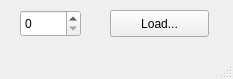
<?xml version="1.0" encoding="UTF-8"?>
<ui version="4.0">
 <class>Load</class>
 <widget class="QMainWindow" name="Load">
  <property name="geometry">
   <rect>
    <x>0</x>
    <y>0</y>
    <width>233</width>
    <height>79</height>
   </rect>
  </property>
  <property name="windowTitle">
   <string>MainWindow</string>
  </property>
  <widget class="QWidget" name="centralwidget">
   <widget class="QPushButton" name="loadButton">
    <property name="geometry">
     <rect>
      <x>110</x>
      <y>10</y>
      <width>99</width>
      <height>27</height>
     </rect>
    </property>
    <property name="text">
     <string>Load...</string>
    </property>
   </widget>
   <widget class="QSpinBox" name="numberSelect">
    <property name="geometry">
     <rect>
      <x>20</x>
      <y>10</y>
      <width>61</width>
      <height>27</height>
     </rect>
    </property>
   </widget>
  </widget>
  <widget class="QStatusBar" name="statusbar"/>
 </widget>
 <resources/>
 <connections/>
</ui>
